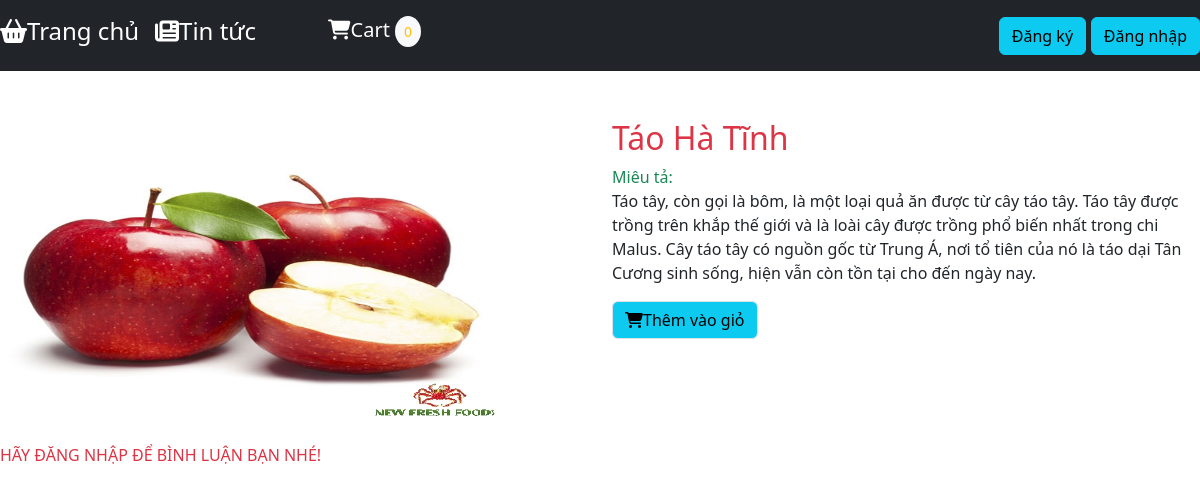
Screenshot of /product.php?id=5 with the database file from the repository.
### tables this page shows
CREATE TABLE IF NOT EXISTS `sanpham` (
  `id` int NOT NULL AUTO_INCREMENT,
  `tensanpham` varchar(50) NOT NULL,
  `gia` int NOT NULL,
  `soluong` int NOT NULL,
  `diachi` varchar(50) NOT NULL,
  `image` varchar(200) NOT NULL,
  `mieuta` text,
  `title` varchar(50) DEFAULT NULL,
  PRIMARY KEY (`id`)
);

### product.php (the view, shortened to what this page needs)
<!DOCTYPE html>
<?php
require_once "./model/header.php";
require_once "./model/comment.php";
?>
<html>
<head>
    <link href="https://cdn.jsdelivr.net/npm/bootstrap@5.2.3/dist/css/bootstrap.min.css" rel="stylesheet">
</head>
<body>
    <br><br>
    <form action="http://web.test/controller/cart.php?action=add_comment" method="post">
        <div class="row">
            <div class="col">
                <?php
                if(isset($_GET['id'])){
                    $id = $_GET['id'];
                }
                $sql = "SELECT * FROM sanpham WHERE id = $id";
                $result = $conn->query($sql);
                while($row = $result->fetch_assoc()){
                ?>
                <img src="<?= $row['image'] ?>" style="width: 500px;height: 300px">
            </div>
            <div class="col">
                <p class="h2 text text-danger"><?= $row['tensanpham'] ?></p>
                <div class="text text-success">Miêu tả: </div>
                <div><?=  $row['mieuta'] ?></div>
                <button type="submit" class="btn btn-info border my-3" name="add"><i class="fa-solid fa-cart-shopping"></i>Thêm vào giỏ</button>
            </div>
            <?php } ?>
        </div>
    </form>
    <div>
        <?php
        if(isset($_SESSION['id'])){
            include_once "./view/comment_form.php";
        }else{
            echo "<br><p class='text text-danger'>HÃY ĐĂNG NHẬP ĐỂ BÌNH LUẬN BẠN NHÉ!</p><br>";
        }
        ?>
    </div>
</body>
</html>

### rows the page displays
sanpham: image (picture), tensanpham "Táo Hà Tĩnh", mieuta "Táo tây, còn gọi là bôm, là một loại quả ăn được từ cây táo tây. Táo tây được trồng trên khắp thế giới và là loài cây được trồng phổ biến nhất trong chi Malus. Cây táo tây có nguồn gốc từ Trung Á, nơi tổ tiên của nó là táo dại Tân Cương sinh sống, hiện vẫn còn tồn tại cho đến ngày nay."
